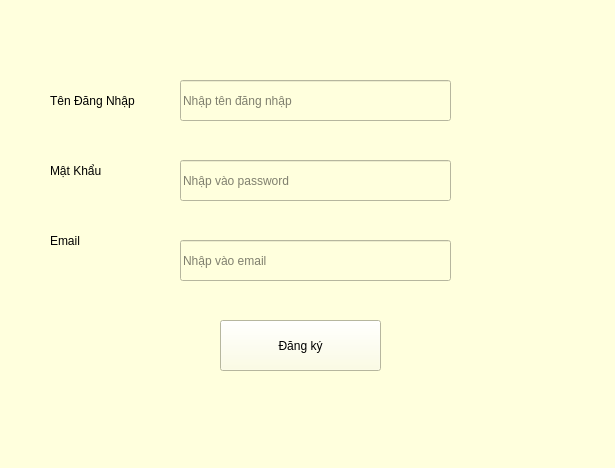
<?xml version="1.0" encoding="UTF-8"?>
<ui version="4.0">
 <class>MainWindow</class>
 <widget class="QMainWindow" name="MainWindow">
  <property name="geometry">
   <rect>
    <x>0</x>
    <y>0</y>
    <width>615</width>
    <height>468</height>
   </rect>
  </property>
  <property name="windowTitle">
   <string>MainWindow</string>
  </property>
  <property name="styleSheet">
   <string notr="true">background-color: rgb(255, 255, 221);</string>
  </property>
  <widget class="QWidget" name="centralwidget">
   <widget class="QLabel" name="label">
    <property name="geometry">
     <rect>
      <x>50</x>
      <y>70</y>
      <width>121</width>
      <height>61</height>
     </rect>
    </property>
    <property name="styleSheet">
     <string notr="true">font: 10pt &quot;MS Shell Dlg 2&quot;;</string>
    </property>
    <property name="text">
     <string>Tên Đăng Nhập</string>
    </property>
   </widget>
   <widget class="QLabel" name="label_3">
    <property name="geometry">
     <rect>
      <x>50</x>
      <y>140</y>
      <width>121</width>
      <height>61</height>
     </rect>
    </property>
    <property name="styleSheet">
     <string notr="true">font: 10pt &quot;MS Shell Dlg 2&quot;;</string>
    </property>
    <property name="text">
     <string>Mật Khẩu</string>
    </property>
   </widget>
   <widget class="QLineEdit" name="tendn2">
    <property name="geometry">
     <rect>
      <x>180</x>
      <y>80</y>
      <width>271</width>
      <height>41</height>
     </rect>
    </property>
    <property name="styleSheet">
     <string notr="true">font: 9pt &quot;MS Shell Dlg 2&quot;;
</string>
    </property>
    <property name="placeholderText">
     <string>Nhập tên đăng nhập</string>
    </property>
   </widget>
   <widget class="QLineEdit" name="matkhau2">
    <property name="geometry">
     <rect>
      <x>180</x>
      <y>160</y>
      <width>271</width>
      <height>41</height>
     </rect>
    </property>
    <property name="styleSheet">
     <string notr="true">
font: 9pt &quot;MS Shell Dlg 2&quot;;</string>
    </property>
    <property name="echoMode">
     <enum>QLineEdit::Password</enum>
    </property>
    <property name="placeholderText">
     <string>Nhập vào password</string>
    </property>
   </widget>
   <widget class="QPushButton" name="run3">
    <property name="geometry">
     <rect>
      <x>220</x>
      <y>320</y>
      <width>161</width>
      <height>51</height>
     </rect>
    </property>
    <property name="styleSheet">
     <string notr="true">font: 75 20pt &quot;Times New Roman&quot;;</string>
    </property>
    <property name="text">
     <string>Đăng ký</string>
    </property>
   </widget>
   <widget class="QLabel" name="label_4">
    <property name="geometry">
     <rect>
      <x>50</x>
      <y>210</y>
      <width>121</width>
      <height>61</height>
     </rect>
    </property>
    <property name="styleSheet">
     <string notr="true">font: 10pt &quot;MS Shell Dlg 2&quot;;</string>
    </property>
    <property name="text">
     <string>Email</string>
    </property>
   </widget>
   <widget class="QLineEdit" name="email">
    <property name="geometry">
     <rect>
      <x>180</x>
      <y>240</y>
      <width>271</width>
      <height>41</height>
     </rect>
    </property>
    <property name="styleSheet">
     <string notr="true">
font: 9pt &quot;MS Shell Dlg 2&quot;;
</string>
    </property>
    <property name="text">
     <string/>
    </property>
    <property name="placeholderText">
     <string>Nhập vào email</string>
    </property>
   </widget>
  </widget>
  <widget class="QMenuBar" name="menubar">
   <property name="geometry">
    <rect>
     <x>0</x>
     <y>0</y>
     <width>615</width>
     <height>26</height>
    </rect>
   </property>
  </widget>
  <widget class="QStatusBar" name="statusbar"/>
 </widget>
 <resources/>
 <connections/>
</ui>
